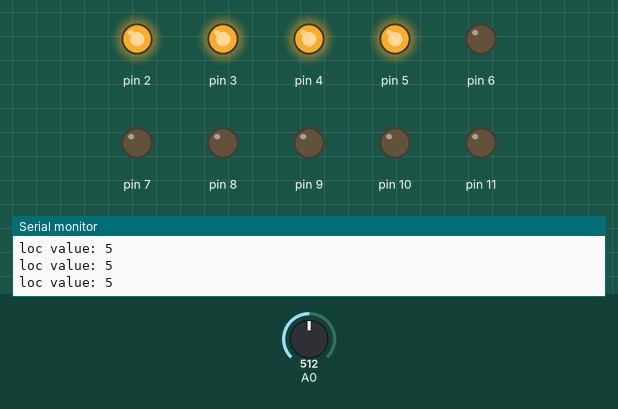
This sketch was run on a simulated Arduino Uno, built with avr-gcc and run on an emulated ATmega328P. Shown: output pins drawn as LEDs (lit = HIGH), the last lines printed to the serial monitor. The test bench sets the inputs (shaded band); at power-on: A0 = 512.

Above: at 1.2 s.
1.3 s: A0 set to 602
4.3 s: A0 set to 629
At 5.4 s:
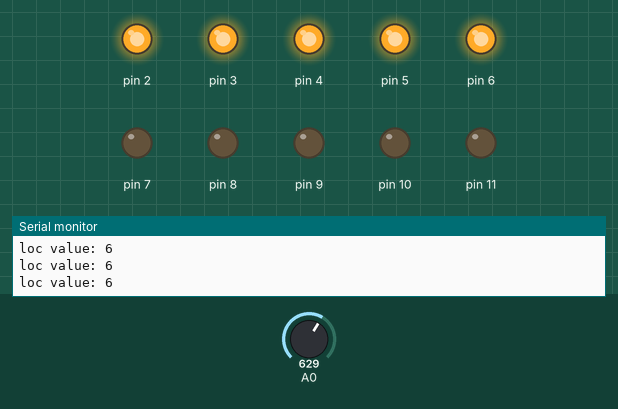
5.8 s: A0 set to 511
At 6.5 s:
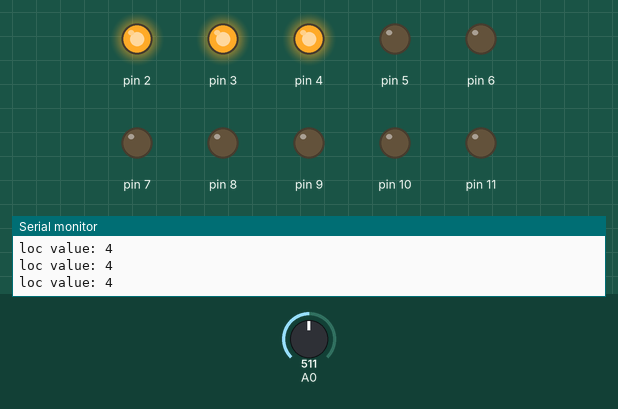
7.3 s: A0 set to 423
10.3 s: A0 set to 394
At 11.2 s:
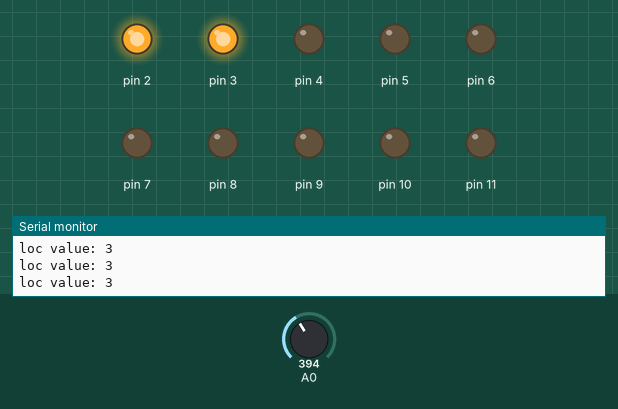
11.8 s: A0 set to 716
At 12.3 s:
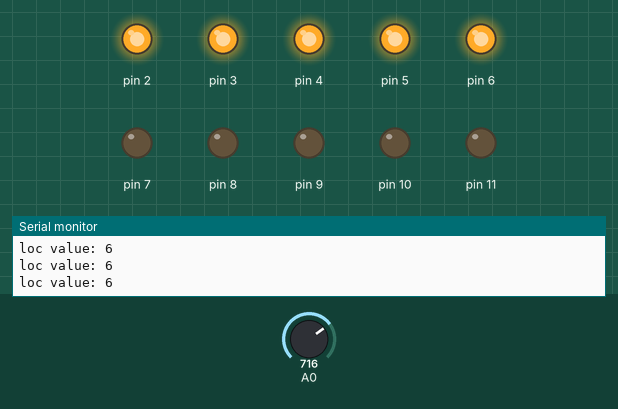
Timing chart, 0 to 14.8 s (numbered marks = the images above; inputs shaded):
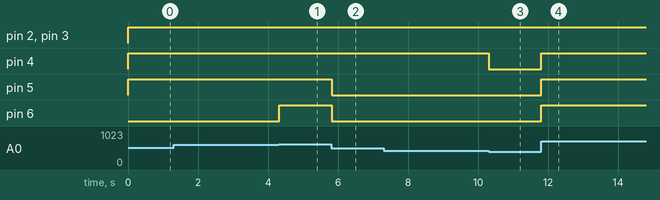

The sketch:

sketch_may09a.ino
```cpp
void setup() {
  // put your setup code here, to run once:
  Serial.begin(9600);
  for (int i = 1; i < 12; i++)
    pinMode(i, OUTPUT);
}

void loop()
{
  Serial.print("loc value: ");
  float ratio = (float)analogRead(A0) / 1024 * 10;
  int loc = (int)ratio;
  Serial.println(loc);

  for (int i = 2; i <= ratio; i++)
    digitalWrite(i, 1);
  for (int i = ratio + 1; i <= 11; i++)
    digitalWrite(i, 0);

  //delay(99);
}
```

Measured:
- the behaviour switches between 614 and 615 on A0 (found by bisection; images 0 and 1)
- the behaviour switches between 410 and 409 on A0 (found by bisection; images 2 and 3)
- after the input at 4.3 s, pin 6: LOW → HIGH at once
- after the input at 5.8 s, pin 5, pin 6: HIGH → LOW at once
- after the input at 10.3 s, pin 4: HIGH → LOW at once
- after the input at 11.8 s, pin 4–6: LOW → HIGH at once
